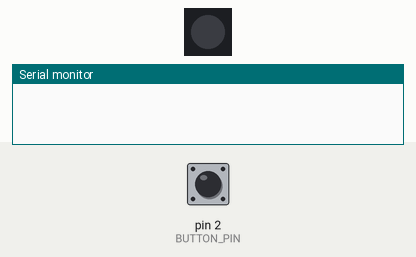
Simulated run of this sketch. Board: Arduino Uno, built with avr-gcc and run on an emulated ATmega328P. Parts: 1 RGB LEDs in strip order, left to right, the last lines printed to the serial monitor. The test bench sets the inputs (shaded band); at power-on: pin 2 (BUTTON_PIN) HIGH. Dim RGB values are drawn brighter than linear.

Above: at 1.2 s.
1.3 s: pin 2 (BUTTON_PIN) pulled LOW for 0.15 s
At 1.5 s:
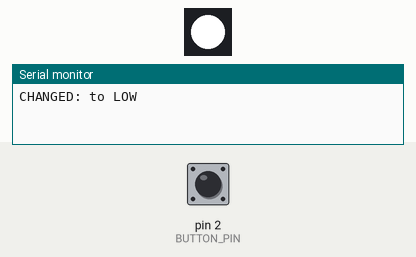
4.3 s: pin 2 (BUTTON_PIN) pulled LOW for 3.2 s
At 8.95 s:
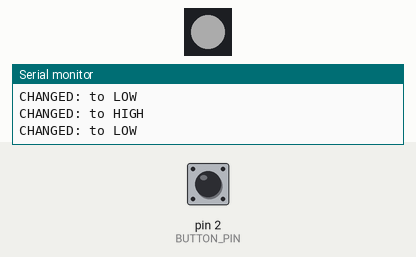
9.0 s: pin 2 (BUTTON_PIN) pulled LOW for 1 s
At 12.35 s:
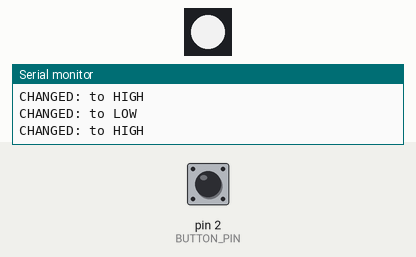
Timing chart, 0 to 14.2 s (numbered marks = the images above; inputs shaded):
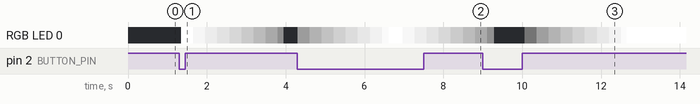

The sketch:

tilt_debounced.ino
```cpp
#include <FastLED.h>
#include <Bounce2.h>

#define NUM_LEDS 1
#define LED_PIN 3
#define BUTTON_PIN 2
#define BRIGHTNESS 255
#define LED_TYPE WS2811
#define COLOR_ORDER RGB
CRGB leds[NUM_LEDS];
Bounce button = Bounce();


void setup() {
  FastLED.addLeds<LED_TYPE, LED_PIN, COLOR_ORDER>(leds, NUM_LEDS);
  FastLED.setBrightness(BRIGHTNESS);  // Set brightness


  Serial.begin(9600);
  button.attach(BUTTON_PIN, INPUT_PULLUP);

  button.interval(50);
}

void loop() {
  button.update();
  if (button.changed()) {
    Serial.print("CHANGED: ");
    int deboucedInput = button.read();
    if (deboucedInput == LOW) {
      Serial.println("to LOW");
      for (int i = 255; i >= 0; i--) {
        leds[0] = CRGB(i, i, i);
        FastLED.show();
        delay(10);
      }
    } else {
      Serial.println("to HIGH");
      for (int i = 0; i < 256; i++) {
        leds[0] = CRGB(i, i, i);
        FastLED.show();
        delay(10);
      }
    }
  }
}
```

Measured:
- after the input at 1.3 s, RGB LED 0: off → RGB(255, 255, 255) after 0.05 s, → RGB(225, 225, 225) 0.31 s later, → RGB(195, 195, 195) 0.31 s later, → RGB(165, 165, 165) 0.31 s later, … (10 changes in this stretch)
